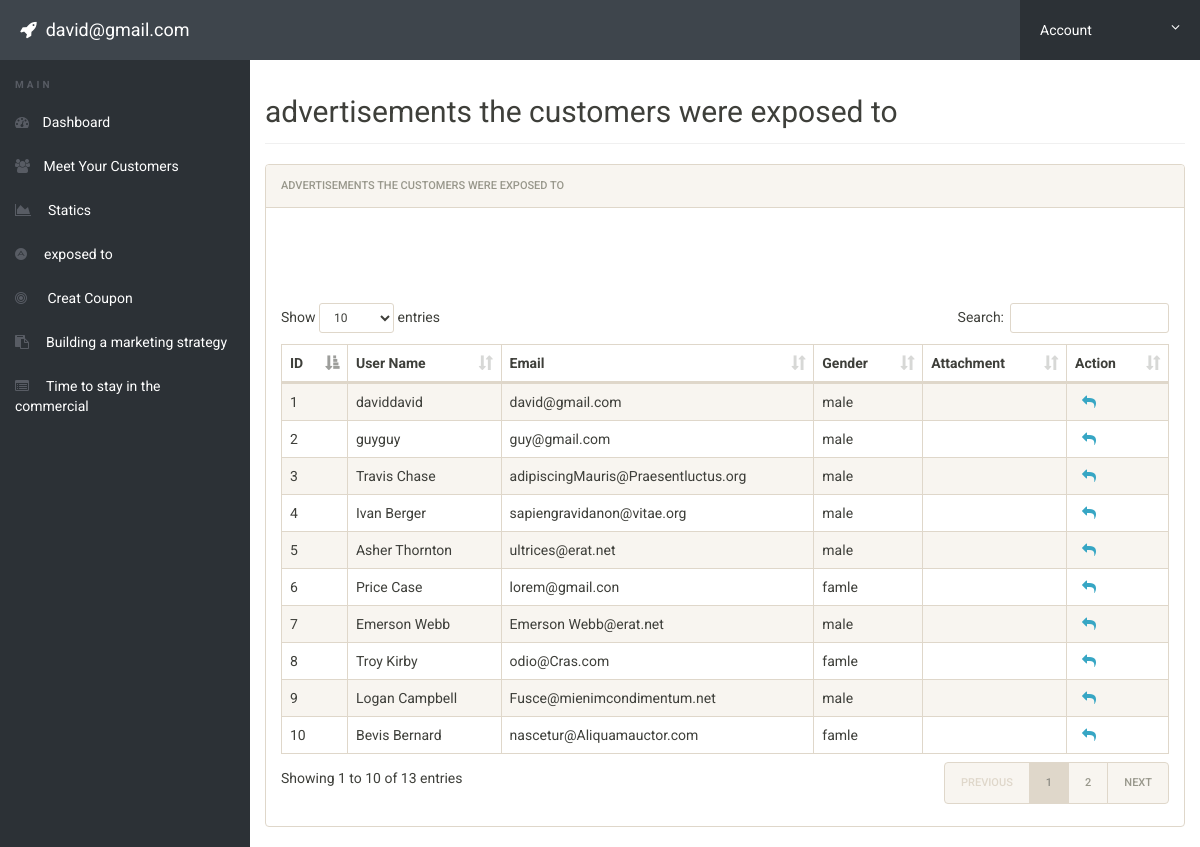
The app's page /business_user/feedback.php (signed in) with its own data.
### tables this page shows
CREATE TABLE IF NOT EXISTS `users` (
  `id` int(11) NOT NULL AUTO_INCREMENT,
  `name` varchar(50) NOT NULL,
  `email` varchar(50) NOT NULL,
  `password` varchar(50) NOT NULL,
  `gender` varchar(50) NOT NULL,
  `mobile` varchar(50) NOT NULL,
  `user_type` varchar(50) NOT NULL,
  `image` varchar(50) NOT NULL,
  `birthday` date DEFAULT NULL,
  `status` int(10) NOT NULL,
  `user_category` VARCHAR(255) NOT NULL,
  PRIMARY KEY (`id`)
);

### business_user/feedback.php (the view, shortened to what this page needs)
<?php
include('includes/config.php');
if(strlen($_SESSION['alogin'])==0)
	{
header('location:index.php');
}
else{
 ?>
<!doctype html>
<html lang="en" class="no-js">
<head>
	<link rel="stylesheet" href="css/font-awesome.min.css">
	<link rel="stylesheet" href="css/bootstrap.min.css">
	<link rel="stylesheet" href="css/dataTables.bootstrap.min.css">
	<link rel="stylesheet" href="css/bootstrap-social.css">
	<link rel="stylesheet" href="css/bootstrap-select.css">
	<link rel="stylesheet" href="css/fileinput.min.css">
	<link rel="stylesheet" href="css/awesome-bootstrap-checkbox.css">
	<link rel="stylesheet" href="css/style.css">
</head>
<body>
	<?php include('includes/header.php');?>
	<div class="ts-main-content">
		<?php include('includes/leftbar.php');?>
		<div class="content-wrapper">
			<div class="container-fluid">
				<div class="row">
					<div class="col-md-12">
						<h2 class="page-title">advertisements the customers were exposed to </h2>
						<div class="panel panel-default">
							<div class="panel-heading">advertisements the customers were exposed to</div>
							<div class="panel-body">
								<table id="zctb" class="display table table-striped table-bordered table-hover" cellspacing="0" width="100%">
									 <thead>
										 <tr>
										    <th>ID</th>
												<th>User Name</th>
												<th>Email</th>
                        <th>Gender</th>
                        <th>Attachment</th>
											  <th>Action</th>
										</tr>
									</thead>
									<tbody>
										<br><br><br><br>
<?php
$sql = "SELECT * FROM  users WHERE user_type = 'standard_users' OR 'standard_user'";
$result = $conn->query($sql);
$cnt=1;
if(mysqli_num_rows($result) > 0)
{
	while($row = mysqli_fetch_assoc($result)) {
				?>						<tr>
											<td><?php echo htmlentities($cnt);?></td>
                      <td><?php echo $row['name'];?></td>
											<td><?php echo $row['email'];?></td>
                      <td><?php echo $row['gender'];?></td>
                      <td><a href="../attachment/<?php echo $row['attachment'];?>" ><?php echo $row['attachment'];?></a></td>
<td>
<a href="sendreply.php?reply=<?php echo $result->sender;?>">&nbsp; <i class="fa fa-mail-reply"></i></a>&nbsp;&nbsp;
</td>
										</tr>
										<?php $cnt=$cnt+1; }} ?>
									</tbody>
								</table>
							</div>
						</div>
					</div>
				</div>
			</div>
		</div>
	</div>
</body>
</html>
<?php } ?>

### business_user/includes/header.php (shortened to what this page needs)
<div class="brand clearfix">
<h4 class="pull-left text-white" style="margin:20px 0px 0px 20px"><i class="fa fa-rocket"></i>&nbsp; <?php echo htmlentities($_SESSION['alogin']);?></h4>
		<ul class="ts-profile-nav">
			<li class="ts-account">
				<a href="#">Account <i class="fa fa-angle-down hidden-side"></i></a>
			</li>
		</ul>
	</div>

### business_user/includes/leftbar.php
<nav class="ts-sidebar">
		<ul class="ts-sidebar-menu">
			<li class="ts-label">Main</li>
			<li><a href="dashboard.php"><i class="fa fa-dashboard"></i> Dashboard</a></li>
		<li><a href="userlist.php"><i class="fa fa-users"></i> Meet Your  Customers</a>
		</li>
		<li><a href="profile.php"><i class="fa fa-area-chart" aria-hidden="true"></i> &nbsp;Statics</a>
		</li>
		<li><a href="feedback.php"><i class="fa fa-adn" aria-hidden="true"></i> &nbsp;exposed to</a>
		</li>
		<li><a href="notification.php"><i class="fa fa-bullseye" aria-hidden="true"></i> &nbsp;  Creat Coupon </a>
		</li>
		<li><a href="deleteduser.php"><i class="fa fa-clipboard" aria-hidden="true"></i> &nbsp;Building a marketing strategy</a>
		</li>
		<li><a href="download.php"><i class="fa fa-list-alt"></i> &nbsp;Time to stay in the commercial</a>
		 </li>
		</ul>
	</nav>

### business_user/css/style.css (style rules this page uses)
html { font-size: 14px; }
@media only screen and (min-width: 480px) { html { font-size: 17px; } }
@media only screen and (min-width: 768px) { html { font-size: 14px; } }
body { font-size: 1em; }
a { color: #37a6c4; }
.panel { overflow: hidden; }
.text-white, .text-light { color: #fff !important; }
ul, li { margin: 0; padding: 0; list-style: none; }
.page-title { padding-bottom: 15px; margin-bottom: 20px; border-bottom: 1px solid #f0f0f0; }
.brand { background: #3e454c; position: relative; z-index: 3; position: fixed; width: 100%; top: 0; }
.brand .ts-profile-nav { float: right; display: none; }
.brand .ts-profile-nav li { float: left; position: relative; }
.brand .ts-profile-nav li a { display: block; padding: 20px; color: #fff; }
.brand .ts-profile-nav .ts-account .fa-angle-down { float: right; }
.brand .ts-profile-nav .ts-account > a { width: 180px; background: #2c3136; }
@media only screen and (min-width: 992px) { .brand .ts-profile-nav { display: block; } }
.ts-sidebar { background: #2c3136; max-height: 0; transition: max-height 0.3s; overflow: hidden; position: fixed; z-index: 2; width: 100%; bottom: 0; top: 60px; overflow-y: auto; }
@media only screen and (min-width: 992px) { .ts-sidebar { max-height: 100%; bottom: 0; } }
.ts-sidebar-menu .ts-label { color: #585c64; font-weight: bold; padding: 8px 15px; text-transform: uppercase; font-size: 10px; letter-spacing: 3px; margin-top: 10px; }
.ts-sidebar-menu a { display: block; text-decoration: none; padding: 12px 15px; color: #fff; }
.ts-sidebar-menu li { position: relative; }
.ts-sidebar-menu li i { color: #585c64; margin-right: 10px; }
.ts-main-content .content-wrapper { padding-top: 15px; margin-top: 60px; }
@media only screen and (min-width: 992px) { .ts-main-content .ts-sidebar { width: 250px; float: left; } }
@media only screen and (min-width: 992px) { .ts-main-content .content-wrapper { margin-left: 250px; } }

### records on screen
users: name "daviddavid", email "david@gmail.com", gender "male"
users: name "guyguy", email "guy@gmail.com", gender "male"
users: name "Travis Chase", email "adipiscingMauris@Praesentluctus.org", gender "male"
users: name "Ivan Berger", email "sapiengravidanon@vitae.org", gender "male"
users: name "Asher Thornton", email "ultrices@erat.net", gender "male"
users: name "Price Case", email "lorem@gmail.con", gender "famle"
users: name "Emerson Webb", email "Emerson Webb@erat.net", gender "male"
users: name "Troy Kirby", email "odio@Cras.com", gender "famle"
users: name "Logan Campbell", email "Fusce@mienimcondimentum.net", gender "male"
users: name "Bevis Bernard", email "nascetur@Aliquamauctor.com", gender "famle"

### other values on screen
$_SESSION['alogin'] "david@gmail.com"
